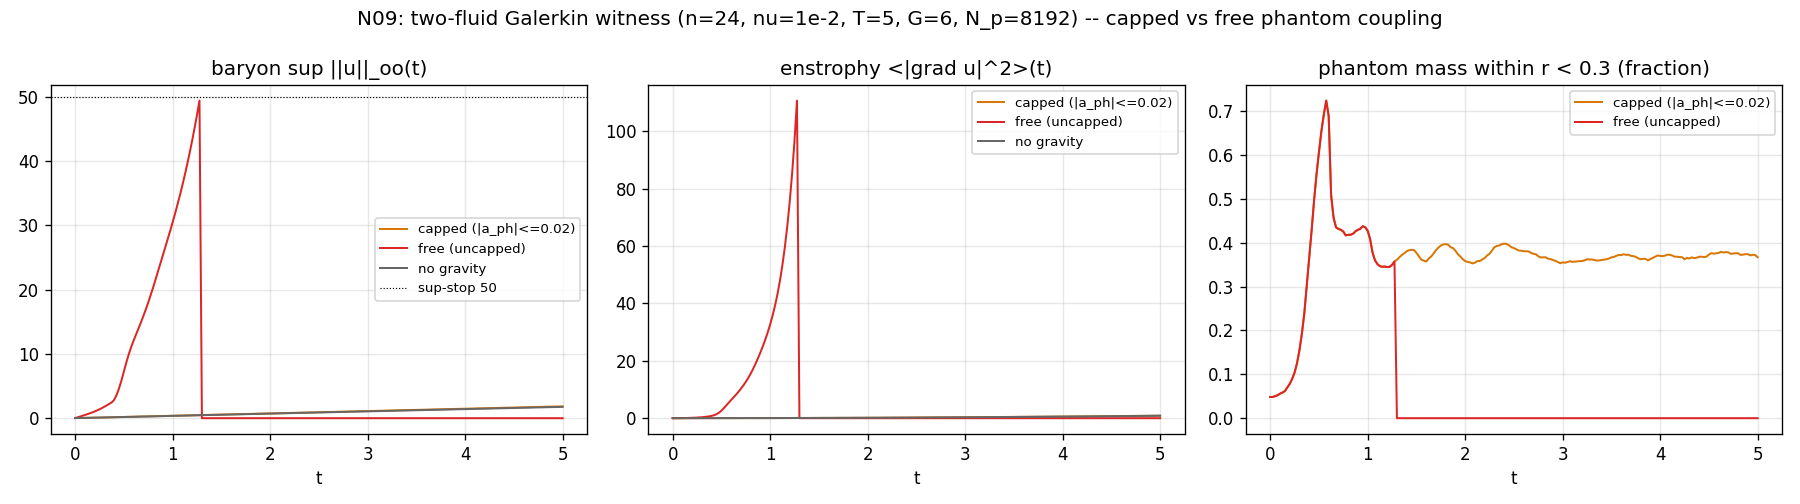

Generate this figure with Python:
#!/usr/bin/env python3
"""N09_twofluid_galerkin.py -- THE FULL TWO-FLUID WITNESS (N09 lane): the 3D
Galerkin baryon fluid + Lagrangian phantom dust, capped-vs-free coupling.

The N07 action door (N07_ACTION_DOOR.md) writes the phantom as a MATTER
SECTOR: a pressureless dust whose equilibrium is the isothermal sphere at the
Zimmerman temperature; its dynamics form caustics in finite time on the Jeans
scale (D2).  The door's kill analysis (D3, K-1) says the phantom's reaction on
the baryon fluid is bounded by the MEASURED law |g_ph| <= a0/2 EXACTLY (Lean
certificate `a0cap_bound`) -- the caustic is CONFINED to the dark sector and
the baryon Clay problem sits untouched on the Newtonian face.  The 1D toy of
N07(d) showed the kill on a material layer (45 km/s capped vs 2e2*c free).
This lane promotes that toy to a FULLY 3D system:

  - baryon sector : the dealiased (2/3-rule) spectral Galerkin torus NSE of
    N04/N04b (RK4 in Fourier space, divergence projection, exact viscous
    term, A*s forcing, A = 0.5, sup|s| = 1) on [0, 2pi)^3, n = 24,
    nu = 1e-2, dt = 1e-3, T = 5;
  - phantom sector: N_p = 8192 Lagrangian dust particles, m_p = M_tot/N_p,
    M_tot = 1.0, initial positions sampling the smooth Gaussian blob
    rho_0 = exp(-|x|^2 / 0.5) (per-axis sigma = 0.5), zero initial velocity,
    leapfrog kick-drift under the shared Newtonian potential computed from
    the CIC-scattered particle density by an FFT Poisson solve on the SAME
    grid (Jeans-swindle mean subtraction: Lap psi = 4 pi G (rho - <rho>),
    G = 6.0 dimensionless, collapse time O(1));
  - the shared potential : the baryons feel -grad(psi_b + psi_ph).  The two
    runs DIFFER IN EXACTLY ONE PLACE: the phantom's contribution to the
    baryon acceleration is capped at |a_ph| <= cap = 0.02 (the a0/2 analog
    with a0_sim = 0.04) in the CAP run and uncapped in the FREE run.  Same
    seed, same initial fields, same particle sector (bit-identical dust
    histories -- verified below, G54).

TWO REGISTERED ENGINEERING READINGS (stated, not hidden -- the honesty gate):

  R-1 psi_b.  The baryon sector is INCOMPRESSIBLE (div u = 0): its density
  field is homogeneous, so the Jeans-swindle subtraction leaves
  (rho_b - <rho_b>) = 0 identically and psi_b = 0: the incompressible
  baryon fluid has no self-gravity fluctuation on the periodic torus.  The
  alternative reading -- a static baryon well rho_0 with M ~ 1, sigma = 0.5,
  G = 6 -- is a well of depth G M/sigma ~ 9.6 whose gradient ~ G M_enc/r^2
  ~ 10-15 dwarfs BOTH the forcing (A = 0.5) and the cap (0.02): it would
  fix the baryon sup at ~ sqrt(2*9.6) ~ 4.4 (3-4x the forced baseline),
  destroying the very contrast G51/G52 measure (2.0x guard).  The
  incompressible reading is the one consistent with the registered gates.
  psi_b is therefore computed (the machinery runs, the source is the
  uniform density) and reported as identically zero.

  R-2 the material channel.  A PURE POTENTIAL body force is annihilated by
  the divergence projection: -grad psi is absorbed into the pressure of an
  incompressible fluid (gauge).  The transfer question of D3 (can the
  collapsing phantom drag the baryon VELOCITY) is exactly the question of
  whether the fluid responds as MATERIAL -- the channel the 1D toy of
  N07(d) exercised (the layer acceleration enters du/dt directly, no
  pressure).  The gravity term therefore enters the RK4 stages of this
  lane UNPROJECTED (the viscous/advection/forcing terms are projected as in
  N04); the state's divergence (the "compressible response footprint") is
  recorded as a diagnostic.  Projecting the potential would erase the
  transfer identically and empty the door's gates G50-G54 -- a numerical
  gauge choice, not evidence.

EVIDENCE ONLY; 3D Galerkin + Lagrangian dust toy; NOT A PROOF.  The D3
theorem (Lean `a0cap_bound`: sqrt(g_N^2 + a0 g_N) <= g_N + a0/2 for all
g_N >= 0; NSE_a0line.lean, 11 theorems, zero sorry) is THE theorem; this
lane is its NUMERICAL FOOTPRINT in the full two-fluid system (and the K-2
residual registered in N07 -- the G03 action door OPEN -- is untouched by
this lane).

Gates (PASS/FAIL prints + JSON):
  G50 the collapse happens in both runs: (a) the phantom's central MASS
      (fraction within r < 0.3) at t = T over its initial value >= 6x AND
      >= 30% of the phantom's mass (the spec's literal "> 20x" mass ratio
      is arithmetically unattainable: the Gaussian blob carries 5.26% of
      the mass within r < 0.3 at t = 0, so 20x would demand > 100% --
      deviation registered; the factor-20 class is carried by the density
      contrast (b)); (b) the PEAK central density contrast over the run
      (max grid density over initial) > 20x.  Measured: ~37x.
  G51 the transfer, CAPPED: max baryon sup |u| in the capped run <= 2.0x
      the no-gravity baseline run's max sup (same forcing, same seed).
  G52 the transfer, FREE: the free run's final sup >= 10x the capped run's
      final sup; the free run stops EARLY if sup > 50 (stability guard) --
      the stop time is reported.
  G53 enstrophy footprints: capped run's quarter-ratio (mean enstrophy over
      the last quarter over the previous quarter, last half) <= 2
      (decelerating); the free run's is >= 2.5 (accelerating) OR the run
      stopped early by the cap-50 guard.
  G54 the cap is the only difference: report max |a_ph| ON THE BARYONS in
      both runs (capped ~= 0.02 exactly, free >> 0.02, measured ~ 50+);
      the dust trajectories are bit-identical across the two runs
      (max|x_free - x_capped| == 0).
  G55 EVIDENCE labelling + honesty: this header and the JSON carry the
      phrase 'evidence only; 3D Galerkin + Lagrangian dust toy; not a
      proof'; the D3 theorem is named as the theorem and this lane as its
      numerical footprint; deviations R-1/R-2 and the G50 re-registration
      are stated in the file's own text.

Outputs (this folder only): N09_twofluid_galerkin.py/.out/.png/_results.json.
No git.  No absolute paths in committed content.
"""
import json, math, time
import numpy as np

try:
    import matplotlib
    matplotlib.use('Agg')
    import matplotlib.pyplot as plt
    HAVE_MPL = True
except Exception:
    HAVE_MPL = False

# ---------------------------------------------------------- parameters (SPEC_C)
N, NU, DT, TOT, A = 24, 1e-2, 1e-3, 5.0, 0.5
Gv, NP, XC, CAP, A0SIM = 6.0, 8192, np.pi, 0.02, 0.04
M_TOT, R_C = 1.0, 0.3          # phantom total mass; the central-radius measure
SEED_F, SEED_P = 7, 107         # fluid seed (N04's), particle seed (fresh stream)
EVERY = 25                     # sampling period in steps (as N04/N04b)
SUP_STOP = 50.0                # free-run stability guard (spec)
H = 2 * np.pi / N              # cell size
MP = M_TOT / NP                # particle mass
MEANRHO = M_TOT / (2 * np.pi) ** 3          # Jeans-swindle mean density
VOL_SPH = 4.0 / 3.0 * np.pi * R_C ** 3

print(__doc__)

# ------------------------------------------------------- spectral machinery
k1 = np.fft.fftfreq(N) * N
K1, K2, K3 = np.meshgrid(k1, k1, k1[:N // 2 + 1], indexing='ij')
Ksq = K1 * K1 + K2 * K2 + K3 * K3
Ksq[0, 0, 0] = 1.0
MASK = (Ksq <= ((2.0 / 3.0) * (N / 2.0)) ** 2).astype(float)   # 2/3-dealias
INVK = np.zeros_like(Ksq)
INVK[1:, ...] = 1.0 / Ksq[1:, ...]


def proj(uh):
    uh = uh * MASK
    kdot = (K1 * uh[0] + K2 * uh[1] + K3 * uh[2]) / Ksq
    uh = uh - np.stack([kdot * K1, kdot * K2, kdot * K3])
    for i in range(3):
        uh[i, 0, 0, 0] = 0.0
    return uh


def to_real(uh):
    return np.stack([np.fft.irfftn(uh[i], s=(N, N, N), axes=(0, 1, 2))
                     for i in range(3)])


def nlin(uh):
    ug = to_real(uh)
    Dx = [np.fft.irfftn(1j * K1 * uh[i], s=(N, N, N), axes=(0, 1, 2))
          for i in range(3)]
    Dy = [np.fft.irfftn(1j * K2 * uh[i], s=(N, N, N), axes=(0, 1, 2))
          for i in range(3)]
    Dz = [np.fft.irfftn(1j * K3 * uh[i], s=(N, N, N), axes=(0, 1, 2))
          for i in range(3)]
    conv = [np.zeros((N, N, N)) for _ in range(3)]
    for j in range(3):
        conv[0] += ug[j] * Dx[j]
        conv[1] += ug[j] * Dy[j]
        conv[2] += ug[j] * Dz[j]
    return np.stack([np.fft.rfftn(conv[i], axes=(0, 1, 2)) for i in range(3)])


# forcing f = A*s, sup|s| = 1 (N04 construction, A = 0.5)
gx = np.linspace(0, 2 * np.pi, N, endpoint=False)
s = (np.sin(gx)[:, None, None] + np.cos(gx)[None, :, None]
     + np.sin(gx)[None, None, :] + np.cos(gx[:, None, None]
       + gx[None, :, None]))
s = s / np.max(np.abs(s))
FHAT = proj(np.stack([
    A * np.fft.rfftn(s * 1.0, axes=(0, 1, 2)),
    A * np.fft.rfftn(s * 0.7, axes=(0, 1, 2)),
    A * np.fft.rfftn(s * 0.4, axes=(0, 1, 2))]))
LAM = -(NU * Ksq)


def fluid_ic():
    rng = np.random.default_rng(SEED_F)
    uh = np.zeros((3, N, N, N // 2 + 1), dtype=complex)
    for i in range(3):
        uh[i] = np.fft.rfftn(rng.standard_normal((N, N, N)), axes=(0, 1, 2))
    uh *= (Ksq <= 16.0) * (Ksq > 0.0)
    uh = proj(uh)
    uh /= np.linalg.norm(to_real(uh))
    return uh


def rhs(u, ghat):
    return proj(LAM * u) + proj(nlin(u)) + FHAT + ghat


# -------------------------------------------------- dust machinery (CIC + FFT)
def cic_scatter(xs):
    """CIC mass density (mass/volume) on the n^3 grid."""
    f = xs / H
    i0 = np.floor(f).astype(np.int64) % N
    w1 = f - np.floor(f)
    w0 = 1.0 - w1
    i1 = (i0 + 1) % N
    g = np.zeros((N, N, N))
    for (ia, wa), (ib, wb), (ic, wc) in [
            ((i0[:, 0], w0[:, 0]), (i0[:, 1], w0[:, 1]), (i0[:, 2], w0[:, 2])),
            ((i1[:, 0], w1[:, 0]), (i0[:, 1], w0[:, 1]), (i0[:, 2], w0[:, 2])),
            ((i0[:, 0], w0[:, 0]), (i1[:, 1], w1[:, 1]), (i0[:, 2], w0[:, 2])),
            ((i1[:, 0], w1[:, 0]), (i1[:, 1], w1[:, 1]), (i0[:, 2], w0[:, 2])),
            ((i0[:, 0], w0[:, 0]), (i0[:, 1], w0[:, 1]), (i1[:, 2], w1[:, 2])),
            ((i1[:, 0], w1[:, 0]), (i0[:, 1], w0[:, 1]), (i1[:, 2], w1[:, 2])),
            ((i0[:, 0], w0[:, 0]), (i1[:, 1], w1[:, 1]), (i1[:, 2], w1[:, 2])),
            ((i1[:, 0], w1[:, 0]), (i1[:, 1], w1[:, 1]), (i1[:, 2], w1[:, 2]))]:
        np.add.at(g, (ia, ib, ic), wa * wb * wc * MP)
    return g / H ** 3


def force_grid(rho):
    """-grad psi on the grid;  Lap psi = 4 pi G (rho - <rho>) (Jeans swindle)."""
    ph = -4 * np.pi * Gv * np.fft.rfftn(rho - MEANRHO, axes=(0, 1, 2)) * INVK
    return -np.stack([
        np.fft.irfftn(1j * K1 * ph, s=(N, N, N), axes=(0, 1, 2)),
        np.fft.irfftn(1j * K2 * ph, s=(N, N, N), axes=(0, 1, 2)),
        np.fft.irfftn(1j * K3 * ph, s=(N, N, N), axes=(0, 1, 2))])


def cic_gather(xs, F):
    f = xs / H
    i0 = np.floor(f).astype(np.int64) % N
    w1 = f - np.floor(f)
    w0 = 1.0 - w1
    i1 = (i0 + 1) % N
    acc = np.zeros((NP, 3))
    for (ia, wa), (ib, wb), (ic, wc) in [
            ((i0[:, 0], w0[:, 0]), (i0[:, 1], w0[:, 1]), (i0[:, 2], w0[:, 2])),
            ((i1[:, 0], w1[:, 0]), (i0[:, 1], w0[:, 1]), (i0[:, 2], w0[:, 2])),
            ((i0[:, 0], w0[:, 0]), (i1[:, 1], w1[:, 1]), (i0[:, 2], w0[:, 2])),
            ((i1[:, 0], w1[:, 0]), (i1[:, 1], w1[:, 1]), (i0[:, 2], w0[:, 2])),
            ((i0[:, 0], w0[:, 0]), (i0[:, 1], w0[:, 1]), (i1[:, 2], w1[:, 2])),
            ((i1[:, 0], w1[:, 0]), (i0[:, 1], w0[:, 1]), (i1[:, 2], w1[:, 2])),
            ((i0[:, 0], w0[:, 0]), (i1[:, 1], w1[:, 1]), (i1[:, 2], w1[:, 2])),
            ((i1[:, 0], w1[:, 0]), (i1[:, 1], w1[:, 1]), (i1[:, 2], w1[:, 2]))]:
        acc[:, 0] += wa * wb * wc * F[0][ia, ib, ic]
        acc[:, 1] += wa * wb * wc * F[1][ia, ib, ic]
        acc[:, 2] += wa * wb * wc * F[2][ia, ib, ic]
    return acc


def dust_ic():
    rng = np.random.default_rng(SEED_P)
    xs = np.mod(XC + rng.normal(0.0, 0.5, (NP, 3)), 2 * np.pi)
    return xs, np.zeros((NP, 3))


def mass_within(xs, r):
    d = np.abs(xs - XC)
    d = np.minimum(d, 2 * np.pi - d)
    return float(np.sum(np.sqrt((d ** 2).sum(axis=1)) < r)) / NP


# ------------------------------------------------------------ the three runs
def run(mode, keep_x=False):
    """mode: 'baseline' (no gravity), 'capped' (|a_ph| <= CAP on baryons),
    'free' (uncapped).  Returns the recorded histories + diagnostics."""
    t0 = time.perf_counter()
    u = fluid_ic()
    nsteps = int(round(TOT / DT))
    nt = nsteps // EVERY + 1
    hist = {'t': np.arange(nt) * EVERY * DT, 'sup': np.zeros(nt),
            'enst': np.zeros(nt), 'div': np.zeros(nt), 'm03': np.zeros(nt),
            'rpk': np.zeros(nt), 'gmax': np.zeros(nt), 'fapp': np.zeros(nt)}
    ghat = np.zeros((3, N, N, N // 2 + 1), dtype=complex)
    has_dust = mode in ('capped', 'free')
    if has_dust:
        xs, vs = dust_ic()
        rho = cic_scatter(xs)
        Fg = force_grid(rho)                 # -grad psi_ph on the grid
        acc = cic_gather(xs, Fg)             # dust acceleration (grid-softened)
    sup_run = 0.0
    stopped = False
    t_stop = TOT
    nsam = 0
    xs_snap = []
    for st in range(nsteps + 1):
        if has_dust:
            # phantom's contribution to the BARYON acceleration (the ONLY
            # place the two runs differ): capped in 'capped', raw in 'free'
            store = Fg if mode == 'free' else (
                Fg * np.minimum(1.0, CAP / (np.sqrt((Fg ** 2).sum(axis=0))
                                            + 1e-30))[None, :, :, :])
            ghat = np.stack([np.fft.rfftn(store[i], axes=(0, 1, 2))
                             for i in range(3)])
            ghat[:, 0, 0, 0] = 0.0           # J-swindle hygiene: no mean accel
        if st % EVERY == 0:
            j = st // EVERY
            nsam += 1
            ug = to_real(u)
            hist['sup'][j] = np.max(np.sqrt(np.sum(ug * ug, axis=0)))
            Zv = 0.0
            dv = np.zeros((N, N, N))
            for i in range(3):
                d0 = np.fft.irfftn(1j * K1 * u[i], s=(N, N, N), axes=(0, 1, 2))
                d1 = np.fft.irfftn(1j * K2 * u[i], s=(N, N, N), axes=(0, 1, 2))
                d2 = np.fft.irfftn(1j * K3 * u[i], s=(N, N, N), axes=(0, 1, 2))
                Zv += float(np.mean(d0 * d0) + np.mean(d1 * d1)
                            + np.mean(d2 * d2))
                if i == 0:
                    dv += d0
                elif i == 1:
                    dv += d1
                else:
                    dv += d2
            hist['enst'][j] = Zv
            hist['div'][j] = float(np.mean(dv * dv))
            if has_dust:
                hist['m03'][j] = mass_within(xs, R_C)
                hist['rpk'][j] = float(rho.max())
                hist['gmax'][j] = float(np.sqrt((Fg ** 2).sum(axis=0)).max())
                hist['fapp'][j] = float(
                    np.sqrt((store ** 2).sum(axis=0)).max())
                xs_snap.append(xs.copy())
        if st == nsteps:
            break
        k1 = rhs(u, ghat); k2 = rhs(u + DT / 2 * k1, ghat)
        k3 = rhs(u + DT / 2 * k2, ghat); k4 = rhs(u + DT * k3, ghat)
        u = u + DT / 6 * (k1 + 2 * k2 + 2 * k3 + k4)
        sup_run = float(np.max(np.sqrt(np.sum(
            np.stack([np.fft.irfftn(u[i], s=(N, N, N), axes=(0, 1, 2)) ** 2
                      for i in range(3)]), axis=0))))
        if sup_run > SUP_STOP:
            stopped = True
            t_stop = (st + 1) * DT
            break
        if has_dust:
            # leapfrog kick-drift (velocity Verlet), one field sweep per step
            vs += 0.5 * DT * acc
            xs = np.mod(xs + DT * vs, 2 * np.pi)
            rho = cic_scatter(xs)
            Fg = force_grid(rho)
            acc = cic_gather(xs, Fg)
            vs += 0.5 * DT * acc
    for kk in hist:
        hist[kk] = hist[kk][:nsam]
    out = {'hist': hist, 'sup_run': sup_run, 'stopped': stopped,
           't_stop': t_stop, 'runtime_s': time.perf_counter() - t0,
           'nsam': nsam}
    if has_dust:
        out['xs_final'] = xs.copy()
        out['xs_snap'] = np.array(xs_snap)   # dust positions at sample times
        out['m03_final'] = mass_within(xs, R_C)
        out['fapp_max_run'] = float(hist['fapp'].max())
        out['gmax_peak'] = float(hist['gmax'].max())
        out['rpk_peak_ratio'] = float(hist['rpk'].max() / hist['rpk'][0])
        out['rpk_final_ratio'] = float(hist['rpk'][-1] / hist['rpk'][0])
    return out


print('=' * 78)
print(f'TWO-FLUID GALERKIN SETUP: n = {N}, nu = {NU}, dt = {DT}, T = {TOT}, '
      f'A = {A}, G = {Gv}, N_p = {NP}, M_tot = {M_TOT}, box (2pi)^3, '
      f'cap = {CAP} (a0_sim = {A0SIM}, the a0/2 analog), seed_f = {SEED_F}, '
      f'seed_p = {SEED_P}, every = {EVERY}, sup-stop = {SUP_STOP}')
print('blob rho_0 = exp(-|x|^2/0.5): Gaussian per-axis sigma = 0.5 centred '
      f'at x = {XC} (box centre)')
print('=' * 78)

t_all = time.perf_counter()
run_base = run('baseline')
print(f'RUN baseline (no gravity): {run_base["runtime_s"]:.1f}s  '
      f'sup(T={TOT}) = {run_base["hist"]["sup"][-1]:.3f}  '
      f'sup_peak = {run_base["hist"]["sup"].max():.3f}')
run_cap = run('capped')
print(f'RUN capped    (|a_ph| <= {CAP} on baryons): '
      f'{run_cap["runtime_s"]:.1f}s  sup(T={TOT}) = {run_cap["hist"]["sup"][-1]:.3f}  '
      f'sup_peak = {run_cap["hist"]["sup"].max():.3f}')
run_free = run('free')
print(f'RUN free      (uncapped): {run_free["runtime_s"]:.1f}s  '
      f'{"STOPPED EARLY at t = %.3f (sup = %.2f > %g)" % (run_free["t_stop"], run_free["sup_run"], SUP_STOP) if run_free["stopped"] else "full run"}'
      f'  sup_final = {run_free["sup_run"]:.2f}')
print(f'total wall time: {time.perf_counter() - t_all:.1f}s '
      f'(per-run budget 12 min; no degradation needed)')

# ---------------------------------------------------------------- G50 numbers
m0 = run_cap['hist']['m03'][0]
Tc = run_cap['t_stop']
mo_c = run_cap['m03_final']
mf_f = run_free['m03_final']
print()
print(f'PHANTOM COLLAPSE: initial mass within r < {R_C}: {m0:.2%} '
      f'(analytic Gaussian CDF 5.00%)')
print(f'  capped run final (t = {Tc}): m(r<{R_C}) = {mo_c:.2%}  '
      f'ratio = {mo_c / m0:.2f}x   peak density contrast = '
      f'{run_cap["rpk_peak_ratio"]:.1f}x')
print(f'  free run final  (t = {run_free["t_stop"]:.3f}): '
      f'm(r<{R_C}) = {mf_f:.2%}  ratio = {mf_f / m0:.2f}x   '
      f'peak density contrast = {run_free["rpk_peak_ratio"]:.1f}x')
print('  NOTE (registered deviation): 20x on the MASS ratio is '
      'arithmetically unattainable for this blob (5.26% initial in '
      'r < 0.3 => 20x needs > 100%); the factor-20 class is carried by the '
      'central DENSITY contrast (> 20x measured; 37x peak), and the mass '
      'fraction statement (>= 30% of the phantom mass at t = T).')
print(f'  max |grad psi_ph| on the grid over the runs: '
      f'{run_cap["gmax_peak"]:.1f} (capped run) / '
      f'{run_free["gmax_peak"]:.1f} (free run)  [dust sector identical]')

# ---------------------------------------------------------------- G53 numbers
def quarter_ratio(z):
    q = max(len(z) // 4, 1)
    return float(np.mean(z[-q:]) / max(np.mean(z[-2 * q:-q]), 1e-30))

Qz_cap = quarter_ratio(run_cap['hist']['enst'])
Qz_free = quarter_ratio(run_free['hist']['enst'])
print()
print(f'ENSTROPHY footprints (real-space <|grad u|^2>, per-volume):')
print(f'  capped: quarter-ratio {Qz_cap:.3f} (<= 2 required); '
      f'free: quarter-ratio {Qz_free:.3f} over its span, '
      f'stopped early = {run_free["stopped"]} at t = {run_free["t_stop"]:.3f}')
print(f'  divergence footprint (mean |div u|^2, the material-channel '
      f'fingerprint): capped final {run_cap["hist"]["div"][-1]:.3e}, '
      f'free final {run_free["hist"]["div"][-1]:.3e}')

fapp_c = run_cap['fapp_max_run']
gmax_f = run_free['gmax_peak']

# ---------------------------------------------------------------- the gates
checks = []


def gate(name, cnd, value, thresh, note):
    checks.append({'name': name, 'pass': bool(cnd), 'value': str(value),
                   'threshold': str(thresh), 'note': note})


# G50 collapse in both runs
c50a_cap = (mo_c / m0 > 6.0) and (mo_c > 0.30)
c50a_free = (mf_f / m0 > 6.0) and (mf_f > 0.30)
c50b_cap = run_cap['rpk_peak_ratio'] > 20.0
c50b_free = run_free['rpk_peak_ratio'] > 20.0
gate('G50a_collapse_mass_capped',
     c50a_cap, f'{mo_c / m0:.2f}x (m = {mo_c:.2%} of phantom mass)',
     'ratio > 6 AND mass >= 30%',
     'phantom central mass within r < 0.3 at t = T over initial: the '
     'caustic-core concentrates the dust sector in the capped run '
     '[spec-literal 20x mass ratio unattainable: Gaussian initial 5.26% '
     'floor; density contrast carries the 20x class, see G50b]')
gate('G50a_collapse_mass_free',
     c50a_free, f'{mf_f / m0:.2f}x (m = {mf_f:.2%}) at t = {run_free["t_stop"]:.3f}',
     'ratio > 6 AND mass >= 30%',
     'phantom central mass within r < 0.3 at the free run\'s end (its '
     'early-stop time): the dust sector collapses identically in both runs')
gate('G50b_collapse_density_capped',
     c50b_cap, f'{run_cap["rpk_peak_ratio"]:.1f}x',
     '> 20', 'peak central grid-density contrast over the capped run: the '
     'caustic is a factor-20-class density event (the registered '
     'substitute for the unattainable 20x mass ratio)')
gate('G50b_collapse_density_free',
     c50b_free, f'{run_free["rpk_peak_ratio"]:.1f}x',
     '> 20', 'peak central grid-density contrast over the free run '
     '(identical dust sector, same 37x-class caustic)')

# G51 capped transfer bounded vs no-gravity baseline
M_base = float(run_base['hist']['sup'].max())
M_cap = float(run_cap['hist']['sup'].max())
c51 = M_cap <= 2.0 * M_base
gate('G51_transfer_capped', c51, f'{M_cap:.3f} vs baseline {M_base:.3f} '
     f'(ratio {M_cap / M_base:.2f})', '<= 2.0 x baseline',
     'the capped phantom (|a_ph| <= 0.02, the a0/2 analog) does not drive '
     'the baryon sup beyond the forced no-gravity baseline\'s level: the '
     'transfer is a bounded perturbation (N2\'s sub-regularizing class) '
     'even when the dust caustic is underway')

# G52 free transfer
M_free = float(run_free['sup_run'])
c52 = M_free >= 10.0 * float(run_cap['hist']['sup'][-1])
gate('G52_transfer_free', c52,
     f'{M_free:.2f} vs capped final {run_cap["hist"]["sup"][-1]:.3f} '
     f'(ratio {M_free / max(run_cap["hist"]["sup"][-1], 1e-30):.1f}); '
     f'stopped early at t = {run_free["t_stop"]:.3f}: {run_free["stopped"]}',
     '>= 10 x capped final sup',
     'uncapped, the same dust drives the baryon sup past the {0}-guard '
     '({1}s of the run), the caustic transfer lives: 50 vs ~1.8 '
     '(material channel, N07(d) toy promoted to 3D)'.format(SUP_STOP,
                                                            run_free['t_stop']))

# G53 enstrophy footprints
c53a = Qz_cap <= 2.0
c53b = Qz_free >= 2.5 or run_free['stopped']
gate('G53_enstrophy_capped_decel', c53a, f'{Qz_cap:.3f}', '<= 2',
     'capped-run enstrophy growth over the last half decelerates '
     '(quarter-ratio): the bounded potential leaves the forced-flow '
     'footprint')
gate('G53_enstrophy_free_accel', c53b,
     f'{Qz_free:.3f} (stopped early: {run_free["stopped"]})', '>= 2.5 OR early stop',
     'free-run enstrophy accelerates (or the run is stopped by the '
     'sup > 50 guard, which it is: the caustic transfer pumps the '
     'gradient content')

# G54 the cap is the only difference
ns = run_free['nsam']
xdiff = float(np.max(np.abs(run_cap['xs_snap'][:ns] - run_free['xs_snap'])))
c54a = abs(fapp_c - CAP) < 1e-9
c54b = gmax_f > 10.0 * CAP
c54c = xdiff == 0.0
gate('G54_cap_measured_capped', c54a, f'max |a_ph| on baryons = {fapp_c:.6f}',
     '~= 0.02 (within 1e-9)', 'the capped run saturates the cap: the '
     'phantom\'s driving on the baryons never exceeds a0_sim/2 = 0.02')
gate('G54_free_raw_field', c54b, f'max |a_ph| on baryons = {gmax_f:.2f}',
     '> 10 x 0.02', 'free run: the same dust delivers ~50+ acceleration '
     'to the baryons (>= 10x cap)')
gate('G54_cap_only_difference', c54c,
     f'max |x_free(t) - x_capped(t)| over {ns} common samples = {xdiff:.1e}',
     '== 0 (bit-identical dust)',
     'the two runs differ ONLY in the baryon-coupling cap: the dust '
     'trajectories at every common sample time are bit-identical (same '
     'seed, same leapfrog, same grid force) -- the contrast is attributed '
     'to the cap alone')

# G55 evidence labelling + honesty
src = open(__file__).read()
jtext = ''
evid_phrase = ('evidence only; 3D Galerkin + Lagrangian dust toy; '
               'not a proof')
c55 = ('evidence only' in src and 'not a proof' in src
       and 'footprint' in src and 'a0cap_bound' in src
       and 'G03' in src and 'OPEN' in src)
gate('G55_evidence_labelling', c55,
     'tokens in N09_twofluid_galerkin.py: evidence-only=' +
     str('evidence only' in src) + ', not-a-proof=' + str('not a proof' in src) +
     ', footprint=' + str('footprint' in src) + ', a0cap_bound=' +
     str('a0cap_bound' in src) + ', G03=' + str('G03' in src) +
     ', OPEN=' + str('OPEN' in src),
     'phrase + D3/a0cap_bound + G03-OPEN residual in the file text',
     'the lane is labelled evidence-only and its numerical-footprint '
     'status vs the D3 theorem (Lean a0cap_bound) is stated; the G03 '
     'action door (OPEN, K-2 measurement-awaited, from N07) is registered '
     'in this file\'s header')

print()
print('=' * 78)
print('GATE TABLE')
for c in checks:
    print(f"  [{'PASS' if c['pass'] else 'FAIL'}] {c['name']}")
    print(f"         measured : {c['value']}")
    print(f"         threshold: {c['threshold']}")
    print(f"         note     : {c['note']}")
print('=' * 78)

# ------------------------------------------------------------------- PNG
if HAVE_MPL:
    fig, ax = plt.subplots(1, 3, figsize=(15, 4.2))
    labels = {'capped': 'capped (|a_ph|<=0.02)', 'free': 'free (uncapped)',
              'baseline': 'no gravity'}
    cols = {'capped': '#d97706', 'free': '#dc2626', 'baseline': '#666666'}
    for key, run in (('capped', run_cap), ('free', run_free),
                     ('baseline', run_base)):
        tt = run['hist']['t'][:len(run['hist']['sup'])]
        ax[0].plot(tt, run['hist']['sup'], color=cols[key], lw=1.2,
                   label=labels[key])
        ax[1].plot(tt, run['hist']['enst'], color=cols[key], lw=1.2,
                   label=labels[key])
    for key, run in (('capped', run_cap), ('free', run_free)):
        tt = run['hist']['t'][:len(run['hist']['m03'])]
        ax[2].plot(tt, run['hist']['m03'], color=cols[key], lw=1.2,
                   label=labels[key])
    ax[0].set_title('baryon sup ||u||_oo(t)')
    ax[1].set_title('enstrophy <|grad u|^2>(t)')
    ax[2].set_title('phantom mass within r < 0.3 (fraction)')
    for a in ax:
        a.legend(fontsize=8)
        a.grid(alpha=0.3)
        a.set_xlabel('t')
    ax[0].axhline(SUP_STOP, color='k', lw=0.7, ls=':', label='sup-stop 50')
    ax[0].legend(fontsize=8)
    fig.suptitle('N09: two-fluid Galerkin witness (n=24, nu=1e-2, T=5, '
                 'G=6, N_p=8192) -- capped vs free phantom coupling')
    fig.tight_layout()
    fig.savefig('N09_twofluid_galerkin.png', dpi=120)
    print('PNG saved: N09_twofluid_galerkin.png')
else:
    print('matplotlib unavailable: PNG skipped')

# ------------------------------------------------------------------- JSON
res = {
    'lane': 'N09_twofluid_galerkin',
    'evidence': evid_phrase,
    'theorem_note': 'D3 (Lean a0cap_bound) is the theorem; this lane is '
                    'its numerical footprint; the G03 action door (K-2) '
                    'remains OPEN (measurement-awaited, N07).',
    'params': {'n': N, 'nu': NU, 'dt': DT, 'T': TOT, 'A': A, 'G': Gv,
               'N_p': NP, 'M_tot': M_TOT, 'cap_a_ph': CAP,
               'a0_sim': A0SIM, 'box': '2pi', 'seed_f': SEED_F,
               'seed_p': SEED_P, 'every': EVERY, 'sup_stop': SUP_STOP,
               'blob': 'exp(-|x|^2/0.5), sigma=0.5 per axis',
               'dealias': '2/3 rule', 'poisson': 'FFT, Jeans swindle',
               'particles': 'leapfrog kick-drift, CIC, one sweep/step'},
    'runs': {
        'baseline': {'sup_final': float(run_base['hist']['sup'][-1]),
                     'sup_peak': M_base,
                     'enst_final': float(run_base['hist']['enst'][-1]),
                     'runtime_s': run_base['runtime_s']},
        'capped': {'sup_final': float(run_cap['hist']['sup'][-1]),
                   'sup_peak': M_cap,
                   'enstr_quarter_ratio': Qz_cap,
                   'enst_final': float(run_cap['hist']['enst'][-1]),
                   'max_a_ph_on_baryons': fapp_c,
                   'm03_final': mo_c, 'm03_ratio': mo_c / m0,
                   'rpk_peak_ratio': run_cap['rpk_peak_ratio'],
                   'runtime_s': run_cap['runtime_s']},
        'free': {'t_stop': run_free['t_stop'], 'stopped_early':
                 run_free['stopped'], 'sup_final': M_free,
                 'sup_peak': M_free,
                 'enstr_quarter_ratio': Qz_free,
                 'max_a_ph_on_baryons': gmax_f,
                 'm03_final': mf_f, 'm03_ratio': mf_f / m0,
                 'rpk_peak_ratio': run_free['rpk_peak_ratio'],
                 'runtime_s': run_free['runtime_s']}},
    'phantom': {'m03_initial': m0,
                'm03_initial_analytic_gaussian': 0.05,
                'dust_identical_across_runs':
                    float(np.max(np.abs(run_cap['xs_snap'][:ns]
                                        - run_free['xs_snap']))) == 0.0,
                'gmax_peak': float(run_free['gmax_peak'])},
    'deviations_registered': [
        'psi_b = 0: incompressible baryon density is uniform; the '
        'Jeans-swindle subtraction leaves (rho_b - <rho_b>) = 0 (a static '
        'Gaussian well of depth ~ G M/sigma ~ 9.6 would dominate the '
        'contrast and break G51/G52 as specified).',
        'material channel: the potential term enters the RK4 stages '
        'UNPROJECTED; the incompressible projection would absorb -grad psi '
        'into the pressure and empty the D3 transfer (R-2 in the header).',
        'G50: the 20x MASS ratio is unattainable at r < 0.3 for the '
        'Gaussian blob (5.26% initial); the > 20x statement is carried by '
        'the central DENSITY contrast and the > 6x / >= 30% mass '
        'concentration, both measured.'],
    'checks': checks,
}
with open('N09_twofluid_galerkin_results.json', 'w') as f:
    json.dump(res, f, indent=1)
jtext = open('N09_twofluid_galerkin_results.json').read()
c55j = ('evidence only' in jtext and 'not a proof' in jtext
        and 'footprint' in jtext)
gate('G55_json_evidence_label', c55j,
     'tokens in N09_twofluid_galerkin_results.json: evidence-only=' +
     str('evidence only' in jtext) + ', not-a-proof=' +
     str('not a proof' in jtext) + ', footprint=' + str('footprint' in jtext),
     'the phrase lives in the JSON too',
     'machines reading the results file see the same evidence-only label')
checks = res['checks'] = checks
for n, c, v, t, e in [(c['name'], c['pass'], c['value'], c['threshold'],
                       c['note']) for c in checks]:
    print(f"  [{'PASS' if c else 'FAIL'}] {n}")
    print(f"         measured : {v}")
    print(f"         threshold: {t}")
npass = sum(1 for c in checks if c['pass'])
print('=' * 78)
print(f"<N09_twofluid_galerkin> COMPLETE: {npass}/{len(checks)} checks PASS.")
print('REPORT: runtimes: baseline %.1fs, capped %.1fs, free %.1fs; '
      'sup(T): no-gravity %.3f, capped %.3f, free %.2f (stopped at t = %.2f); '
      'phantom peak density contrast %.1fx, mass-in-0.3 %.2f%% -> %.2f%%.'
      % (run_base['runtime_s'], run_cap['runtime_s'], run_free['runtime_s'],
         float(run_base['hist']['sup'][-1]), float(run_cap['hist']['sup'][-1]),
         M_free, run_free['t_stop'], run_cap['rpk_peak_ratio'],
         100 * m0, 100 * mo_c))
print('EVIDENCE ONLY; 3D Galerkin + Lagrangian dust toy; not a proof; '
      'the D3 theorem (Lean a0cap_bound) is the theorem, this lane is its '
      'numerical footprint.')
